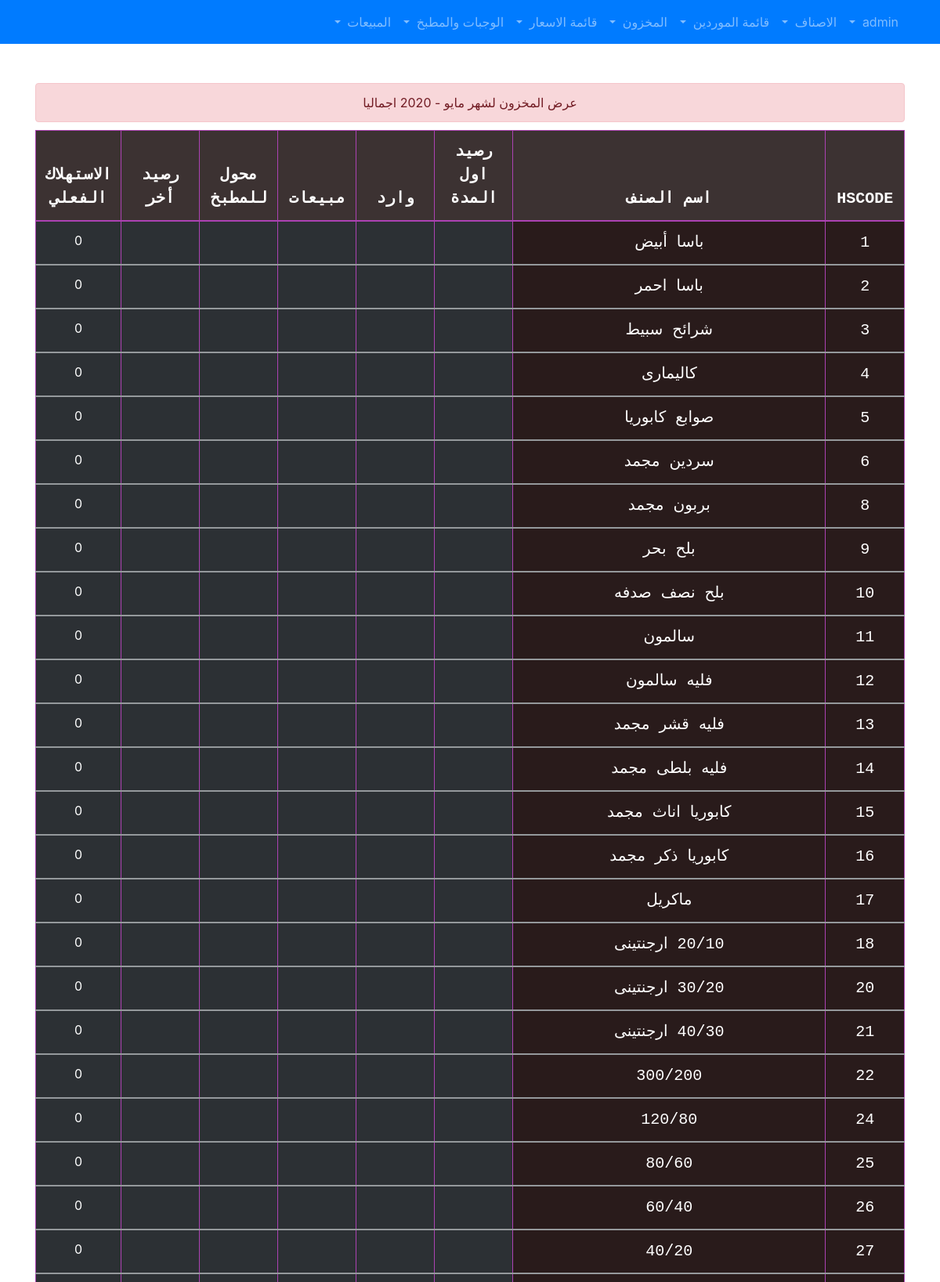
The page /storeshowmonthall.php (signed in, upper part) on the database its author committed.
### tables this page shows
CREATE TABLE `items` (
  `hscode` int(255) NOT NULL,
  `name` varchar(255) NOT NULL,
  `dest` float NOT NULL
);

### storeshowmonthall.php (the view, shortened to what this page needs)
<?php
      include_once "header.php";
      if($_SESSION["mystatus"]!=0){
      $month = date('n');
?>
    <div class="alert alert-danger"  role="alert">
    عرض المخزون لشهر
    <?php
        $m = $armonth[$month-1];
        $y = date('Y');
        echo $m." - ".$y." اجماليا";
    ?>
    </div>
<form>
<table class="table table-hover table-bordered table-striped table-dark">
<thead>
    <tr>
        <th>HSCODE</th>
        <th>اسم الصنف</th>
        <th>رصيد اول المدة </th>
        <th>وارد</th>
        <th>مبيعات</th>
        <th>محول للمطبخ</th>
        <th>رصيد أخر</th>
        <th>الاستهلاك الفعلي</th>
    </tr>
</thead>
<tbody>
<?php
       $sql99 = "
       SELECT *
        FROM items
       ";
       $result99 = mysqli_query($conn, $sql99);
       if (mysqli_num_rows($result99) > 0) {
           while($row99 = mysqli_fetch_assoc($result99)) {
?>
            <tr>
            <td style="background-color:#291b1b;font-family: monospace;font-size:20px"><?php echo $row99['hscode']; ?></td>
            <td style="background-color:#291b1b;font-family: monospace;font-size:20px"><?php echo $row99['name']; ?></td>
            <td style="width:100px"><?php echo $pre; ?></td>
            <td style="width:100px"><?php echo $income_value; ?></td>
            <td style="width:100px"><?php echo $pre; ?></td>
            <td style="width:100px"><?php echo $sales; ?></td>
            <td style="width:100px"><?php echo $kitchen; ?></td>
            <td style="width:100px"><?php echo ($pre+$income_value)-($sales+$kitchen+$other); ?></td>
</tr>
</tbody>
<?php
           }
           }
?>
 </table>
 <?php
  }else{
    echo ' <script> window.location.href = "index.php"; </script>';
  }
      include_once "footer.php";
?>

### css/style.css (style rules this page uses)
thead { background-color:#3c3232; font-family: monospace; font-size:20px; text-align:center; font-weight:bold; }
.alert { margin-top:50px; margin-bottom:10px; text-align:center }
.table-dark td, .table-dark th, .table-dark thead th { border-color: #ac42b3; }
td { text-align: center; }

### rows shown on the page
items: hscode "1", name "باسا أبيض"
items: hscode "2", name "باسا احمر"
items: hscode "3", name "شرائح سبيط"
items: hscode "4", name "كاليمارى"
items: hscode "5", name "صوابع كابوريا"
items: hscode "6", name "سردين مجمد"
items: hscode "8", name "بربون مجمد"
items: hscode "9", name "بلح بحر"
items: hscode "10", name "بلح نصف صدفه"
items: hscode "11", name "سالمون"
items: hscode "12", name "فليه سالمون"
items: hscode "13", name "فليه قشر مجمد"
items: hscode "14", name "فليه بلطى مجمد"
items: hscode "15", name "كابوريا اناث مجمد"
items: hscode "16", name "كابوريا ذكر مجمد"
items: hscode "17", name "ماكريل"
items: hscode "18", name "20/10 ارجنتينى"
items: hscode "20", name "30/20 ارجنتينى"
items: hscode "21", name "40/30 ارجنتينى"
items: hscode "22", name "300/200"
items: hscode "24", name "120/80"
items: hscode "25", name "80/60"
items: hscode "26", name "60/40"
items: hscode "27", name "40/20"
